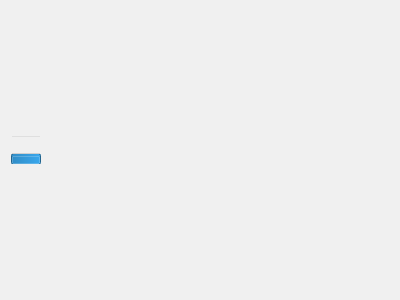
<?xml version="1.0" encoding="UTF-8"?>
<ui version="4.0">
 <class>MainWindow</class>
 <widget class="QMainWindow" name="MainWindow">
  <property name="geometry">
   <rect>
    <x>0</x>
    <y>0</y>
    <width>400</width>
    <height>300</height>
   </rect>
  </property>
  <property name="windowTitle">
   <string>MainWindow</string>
  </property>
  <property name="styleSheet">
   <string notr="true">background-color: rgb(240, 240, 240);</string>
  </property>
  <widget class="QWidget" name="centralWidget">
   <layout class="QVBoxLayout" name="verticalLayout">
    <item>
     <widget class="QProgressBar" name="progressBar">
      <property name="maximumSize">
       <size>
        <width>30</width>
        <height>30</height>
       </size>
      </property>
      <property name="styleSheet">
       <string notr="true">background-color: rgb(255, 255, 255,0);</string>
      </property>
      <property name="value">
       <number>24</number>
      </property>
      <property name="orientation">
       <enum>Qt::Vertical</enum>
      </property>
      <property name="format">
       <string/>
      </property>
     </widget>
    </item>
   </layout>
  </widget>
 </widget>
 <layoutdefault spacing="6" margin="11"/>
 <resources/>
 <connections/>
</ui>
